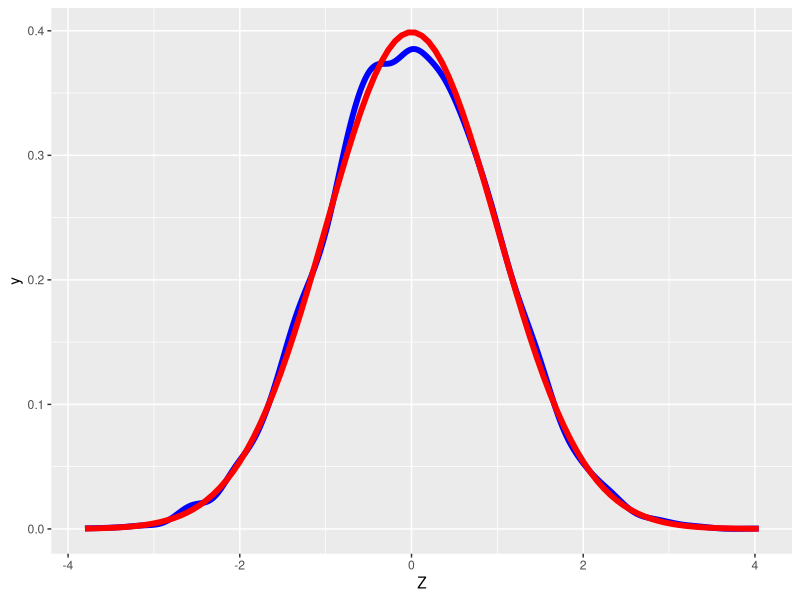
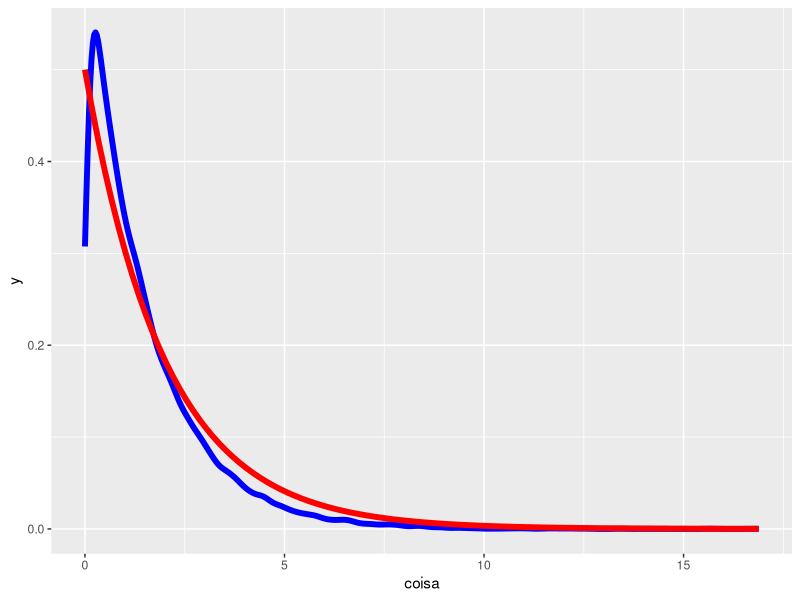

Write the R code that produced these figures, in order. (Note: this script raises an error after producing the figures.)
###lista aula 8

##1
n = 10000

X = rnorm(n = n, mean = 10, sd = 5)
Z = (X - 10)/5

dados = data.frame(X,Z)

library(ggplot2)
library(dplyr)

dados %>%
  ggplot(aes(x = Z))+
  geom_density(color = "blue", size = 2)+
  stat_function(fun = dnorm, args = list(mean = 0, sd = 1), 
                geom = "line", size = 2, color = "red" )

## converge


## 2
n = 3

S = vector()
for(i in 1:25000) {

  x = rnorm(n = n, mean = 0, sd = 5)
  S[i] =  var(x)*(n/(n-1))/25
}

data = data.frame(coisa = S)

data %>%
  ggplot(aes(x = coisa))+
  geom_density(color = "blue", size = 2)+
  stat_function(fun = dchisq, args = list(df = n - 1), 
                geom = "line", size = 2, color = "red" )



### poder do teste para variância

poder = function(x, sigmazero, alpha = .05) 
  {
  df = length(x) - 1
  sigma = var(x)
  termo1 = sigma*qchisq(p = alpha/2, df = df)/sigmazero
  termo2 = sigma*qchisq(p = 1 - alpha/2, df = df)/sigmazero
  
  P1 = pchisq(termo1, df = df)
  P2 = pchisq(termo2, df = df, lower.tail = FALSE)
  
  pi = P1 + P2
  
  return(pi)
  
  }
  
poder(glicemia, sigmazero = 30 )

ggplot(data.frame(x = c(0,120)), aes(x))+ 
  stat_function(fun = poder, args = list(x = glicemia), 
                geom = "line", size = 2)
